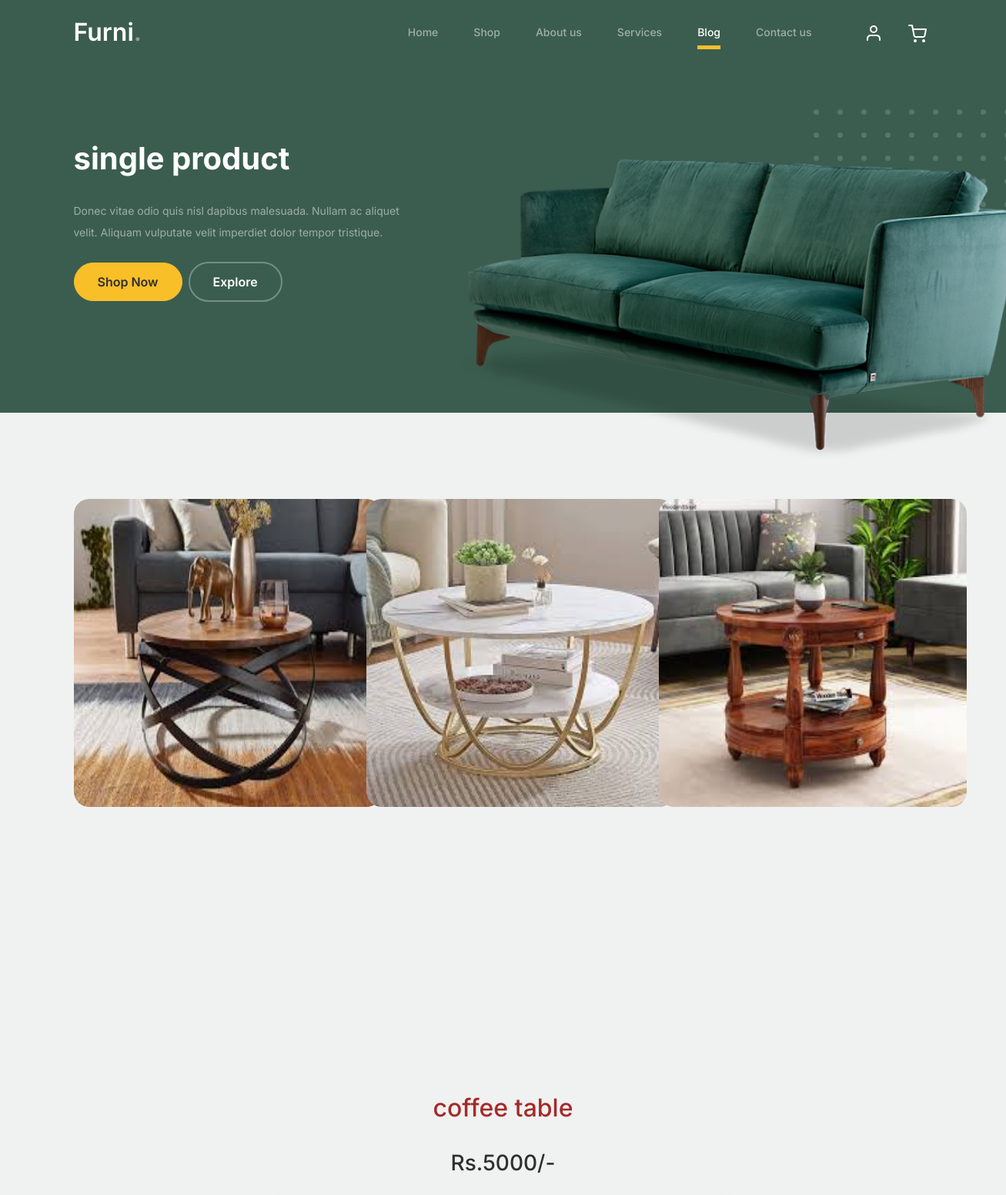
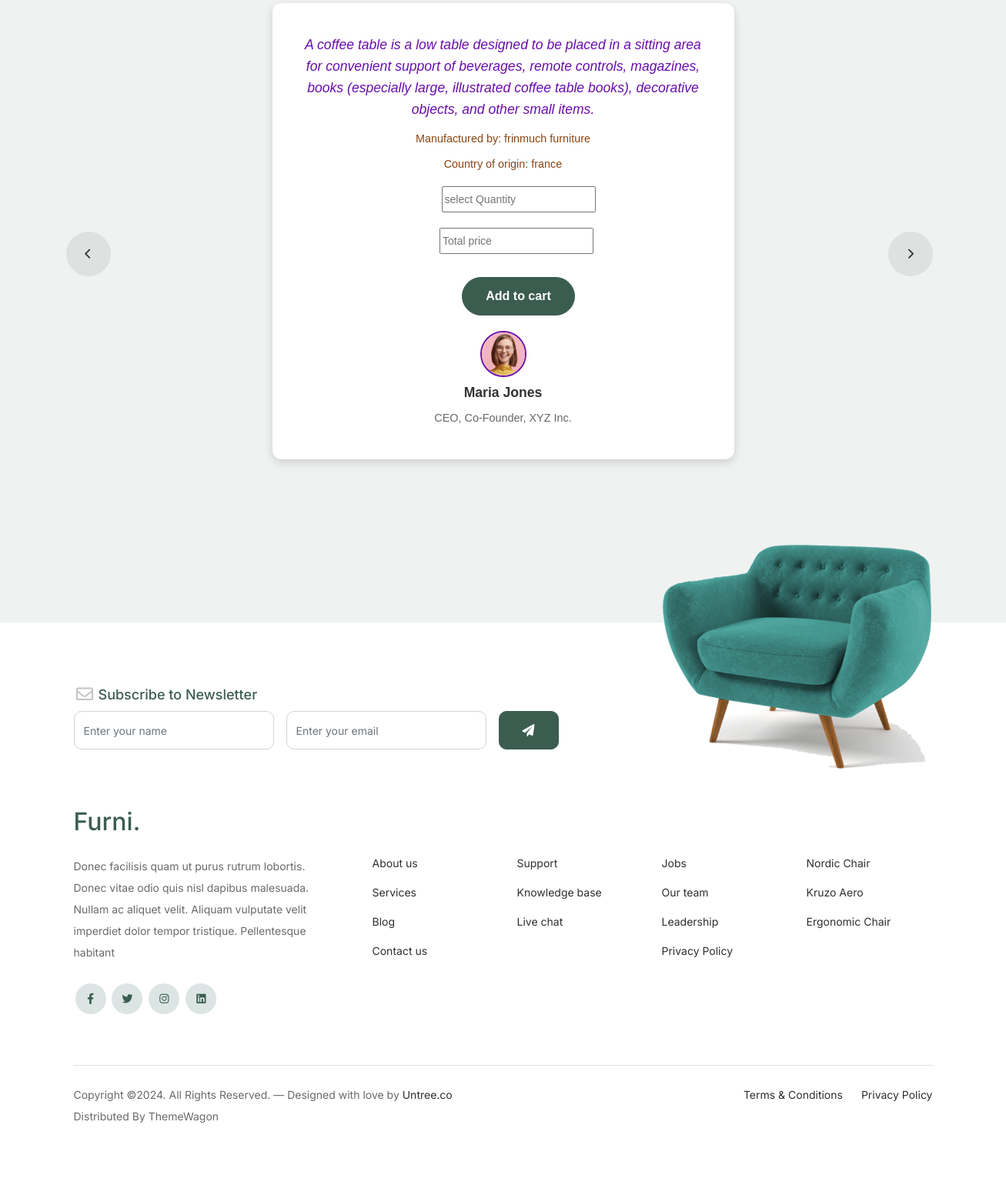
The page /single_product/19/ on the database its author committed (2 pictures, top to bottom).
### furapp/models.py (models this page shows)
class Product_Db(models.Model):
    Category=models.CharField(max_length=100,null=True,blank=True)
    Product_name=models.CharField(max_length=100,null=True,blank=True)
    Quantity=models.IntegerField(null=True, blank=True)
    MRP=models.IntegerField(null=True, blank=True)
    Description = models.CharField(max_length=100, null=True, blank=True)
    Country=models.CharField(max_length=100,null=True,blank=True)
    Manufactured=models.CharField(max_length=100,null=True,blank=True)
    Product_Image1 = models.ImageField(upload_to="Product_Images", null=True, blank=True)
    Product_Image2 = models.ImageField(upload_to="Product_Images", null=True, blank=True)
    Product_Image3 = models.ImageField(upload_to="Product_Images", null=True, blank=True)

### webapp/views.py (the view)
# urls.py: path('single_product/<int:pro_id>/',views.single_product,name="single_product"),
def single_product(req,pro_id):
    data=Product_Db.objects.get(id=pro_id)
    return render(req,"single_product.html",{'data':data})

### webapp/templates/single_product.html (shortened to what this page needs)
<!doctype html>
{% load static %}
<html lang="en">
<head>
		<link href="{% static 'web/css/bootstrap.min.css' %}" rel="stylesheet">
		<link href="https://cdnjs.cloudflare.com/ajax/libs/font-awesome/6.0.0-beta3/css/all.min.css" rel="stylesheet">
		<link href="{% static 'web/css/tiny-slider.css' %}" rel="stylesheet">
		<link href="{% static 'web/css/style.css' %}" rel="stylesheet">
	</head>
	<body>
		<nav class="custom-navbar navbar navbar navbar-expand-md navbar-dark bg-dark" arial-label="Furni navigation bar">
			<div class="container">
				<a class="navbar-brand" href="index.html">Furni<span>.</span></a>
				<div class="collapse navbar-collapse" id="navbarsFurni">
					<ul class="custom-navbar-nav navbar-nav ms-auto mb-2 mb-md-0">
						<li class="nav-item">
							<a class="nav-link" href="index.html">Home</a>
						</li>
						<li><a class="nav-link" href="shop.html">Shop</a></li>
						<li><a class="nav-link" href="about.html">About us</a></li>
						<li><a class="nav-link" href="services.html">Services</a></li>
						<li class="active"><a class="nav-link" href="blog.html">Blog</a></li>
						<li><a class="nav-link" href="contact.html">Contact us</a></li>
					</ul>
					<ul class="custom-navbar-cta navbar-nav mb-2 mb-md-0 ms-5">
						<li><a class="nav-link" href="#"><img src="{% static 'web/images/user.svg' %}"></a></li>
						<li><a class="nav-link" href="cart.html"><img src="{% static 'web/images/cart.svg' %}"></a></li>
					</ul>
				</div>
			</div>
		</nav>
			<div class="hero">
				<div class="container">
					<div class="row justify-content-between">
						<div class="col-lg-5">
							<div class="intro-excerpt">
								<h1>single product</h1>
								<p class="mb-4">Donec vitae odio quis nisl dapibus malesuada. Nullam ac aliquet velit. Aliquam vulputate velit imperdiet dolor tempor tristique.</p>
								<p><a href="" class="btn btn-secondary me-2">Shop Now</a><a href="#" class="btn btn-white-outline">Explore</a></p>
							</div>
						</div>
						<div class="col-lg-7">
							<div class="hero-img-wrap">
								<img src="{% static 'web/images/couch.png' %}" class="img-fluid">
							</div>
						</div>
					</div>
				</div>
			</div>
		<div class="blog-section">
			<div class="container">
				<div class="row">
					<div class="col-12 col-sm-6 col-md-4 mb-5">
						<div class="post-entry">
							<a href="#" class="post-thumbnail"><img src="{{data.Product_Image1.url}}" alt="Image" width="400px" height="400px"></a>
						</div>
					</div>
					<div class="col-12 col-sm-6 col-md-4 mb-5">
						<div class="post-entry">
							<a href="#" class="post-thumbnail"><img src="{{data.Product_Image2.url}}" alt="Image" width="400px" height="400px"></a>
						</div>
					</div>
					<div class="col-12 col-sm-6 col-md-4 mb-5">
						<div class="post-entry">
							<a href="#" class="post-thumbnail"><img src="{{data.Product_Image3.url}}" alt="Image" width="400px" height="400px"></a>
						</div>
					</div>
				</div>
			</div>
		</div>
		<div class="testimonial-section before-footer-section">
			<div class="container">
				<div class="row">
					<div class="col-lg-7 mx-auto text-center">
						<h2 style="color:brown;" class="section-title">{{data.Product_name}}</h2><br>
						<h3 class="section-title">Rs.{{data.MRP}}/-</h3>
					</div>
				</div>
				<div class="row justify-content-center">
					<div class="col-lg-12">
						<div class="testimonial-slider-wrap text-center">
							<div id="testimonial-nav">
								<span class="prev" data-controls="prev"><span class="fa fa-chevron-left"></span></span>
								<span class="next" data-controls="next"><span class="fa fa-chevron-right"></span></span>
							</div>
						<div style="max-width: 600px; margin: 20px auto; border-radius: 12px; box-shadow: 0px 4px 12px rgba(0, 0, 0, 0.15); padding: 20px; background-color: #ffffff; font-family: Arial, sans-serif; text-align: center;">
  <div class="testimonial-block" style="padding: 20px;">
    <blockquote style="margin-bottom: 20px;">
      <p style="color: #6A0DAD; font-size: 1.1rem; font-style: italic; margin-bottom: 10px;">{{data.Description}}</p>
      <p style="color: #8B4513; font-size: 0.9rem; margin-bottom: 5px;">Manufactured by: {{data.Manufactured}}</p>
      <p style="color: #8B4513; font-size: 0.9rem; margin-bottom: 5px;">Country of origin: {{data.Country}}</p>
		  <form  method="POST" action="{% url 'save_cart' %}" >
								<div>
									<input type="number" name="quan" id="quantity" placeholder="select Quantity" min="1" max="1000" style="margin-left:40px; width:200px;margin-top:10px;">
								</div>
			                    <div>
									<input type="text" name="total" placeholder="Total price" style="margin-left:35px; width:200px;margin-top:20px;" id="total">
								</div>
								<div>
									<button  class="btn btn-primary" type="submit" style="margin-left:40px;margin-top:30px; "> Add to cart</button>
								</div>
							</form>
    </blockquote>
    <div class="author-info" style="display: flex; align-items: center; justify-content: center; flex-direction: column;">
      <div class="author-pic" style="margin-bottom: 10px;">
        <img src="{% static 'web/images/person-1.png' %}" alt="Maria Jones" style="width: 60px; height: 60px; border-radius: 50%; border: 2px solid #6A0DAD;">
      </div>
      <h3 style="font-weight: bold; font-size: 1.1rem; color: #333;">Maria Jones</h3>
      <span style="font-size: 0.9rem; color: #666;">CEO, Co-Founder, XYZ Inc.</span>
    </div>
  </div>
</div>
						</div>
					</div>
				</div>
			</div>
		</div>
		<footer class="footer-section">
			<div class="container relative">
				<div class="sofa-img">
					<img src="{% static 'web/images/sofa.png' %}" alt="Image" class="img-fluid">
				</div>
				<div class="row">
					<div class="col-lg-8">
						<div class="subscription-form">
							<h3 class="d-flex align-items-center"><span class="me-1"><img src="{% static 'web/images/envelope-outline.svg' %}" alt="Image" class="img-fluid"></span><span>Subscribe to Newsletter</span></h3>
							<form action="#" class="row g-3">
								<div class="col-auto">
									<input type="text" class="form-control" placeholder="Enter your name">
								</div>
								<div class="col-auto">
									<input type="email" class="form-control" placeholder="Enter your email">
								</div>
								<div class="col-auto">
									<button class="btn btn-primary">
										<span class="fa fa-paper-plane"></span>
									</button>
								</div>
							</form>
						</div>
					</div>
				</div>
				<div class="row g-5 mb-5">
					<div class="col-lg-4">
						<div class="mb-4 footer-logo-wrap"><a href="#" class="footer-logo">Furni<span>.</span></a></div>
						<p class="mb-4">Donec facilisis quam ut purus rutrum lobortis. Donec vitae odio quis nisl dapibus malesuada. Nullam ac aliquet velit. Aliquam vulputate velit imperdiet dolor tempor tristique. Pellentesque habitant</p>
						<ul class="list-unstyled custom-social">
							<li><a href="#"><span class="fa fa-brands fa-facebook-f"></span></a></li>
							<li><a href="#"><span class="fa fa-brands fa-twitter"></span></a></li>
							<li><a href="#"><span class="fa fa-brands fa-instagram"></span></a></li>
							<li><a href="#"><span class="fa fa-brands fa-linkedin"></span></a></li>
						</ul>
					</div>
					<div class="col-lg-8">
						<div class="row links-wrap">
							<div class="col-6 col-sm-6 col-md-3">
								<ul class="list-unstyled">
									<li><a href="#">About us</a></li>
									<li><a href="#">Services</a></li>
									<li><a href="#">Blog</a></li>
									<li><a href="#">Contact us</a></li>
								</ul>
							</div>
							<div class="col-6 col-sm-6 col-md-3">
								<ul class="list-unstyled">
									<li><a href="#">Support</a></li>
									<li><a href="#">Knowledge base</a></li>
									<li><a href="#">Live chat</a></li>
								</ul>
							</div>
							<div class="col-6 col-sm-6 col-md-3">
								<ul class="list-unstyled">
									<li><a href="#">Jobs</a></li>
									<li><a href="#">Our team</a></li>
									<li><a href="#">Leadership</a></li>
									<li><a href="#">Privacy Policy</a></li>
								</ul>
							</div>
							<div class="col-6 col-sm-6 col-md-3">
								<ul class="list-unstyled">
									<li><a href="#">Nordic Chair</a></li>
									<li><a href="#">Kruzo Aero</a></li>
									<li><a href="#">Ergonomic Chair</a></li>
								</ul>
							</div>
						</div>
					</div>
				</div>
				<div class="border-top copyright">
					<div class="row pt-4">
						<div class="col-lg-6">
							<p class="mb-2 text-center text-lg-start">Copyright &copy;. All Rights Reserved. &mdash; Designed with love by <a href="https://untree.co">Untree.co</a> Distributed By <a hreff="https://themewagon.com">ThemeWagon</a>
            </p>
						</div>
						<div class="col-lg-6 text-center text-lg-end">
							<ul class="list-unstyled d-inline-flex ms-auto">
								<li class="me-4"><a href="#">Terms &amp; Conditions</a></li>
								<li><a href="#">Privacy Policy</a></li>
							</ul>
						</div>
					</div>
				</div>
			</div>
		</footer>
	</body>
</html>

### rows shown on the page
Product_Db: Product_Image1 (picture), Product_Image2 (picture), Product_Image3 (picture), Product_name "coffee table", MRP "5000", Description "A coffee table is a low table designed to be placed in a sitting area for convenient support of beverages, remote controls, magazines, books (especially large, illustrated coffee table books), decorative objects, and other small items.", Manufactured "frinmuch furniture", Country "france"
